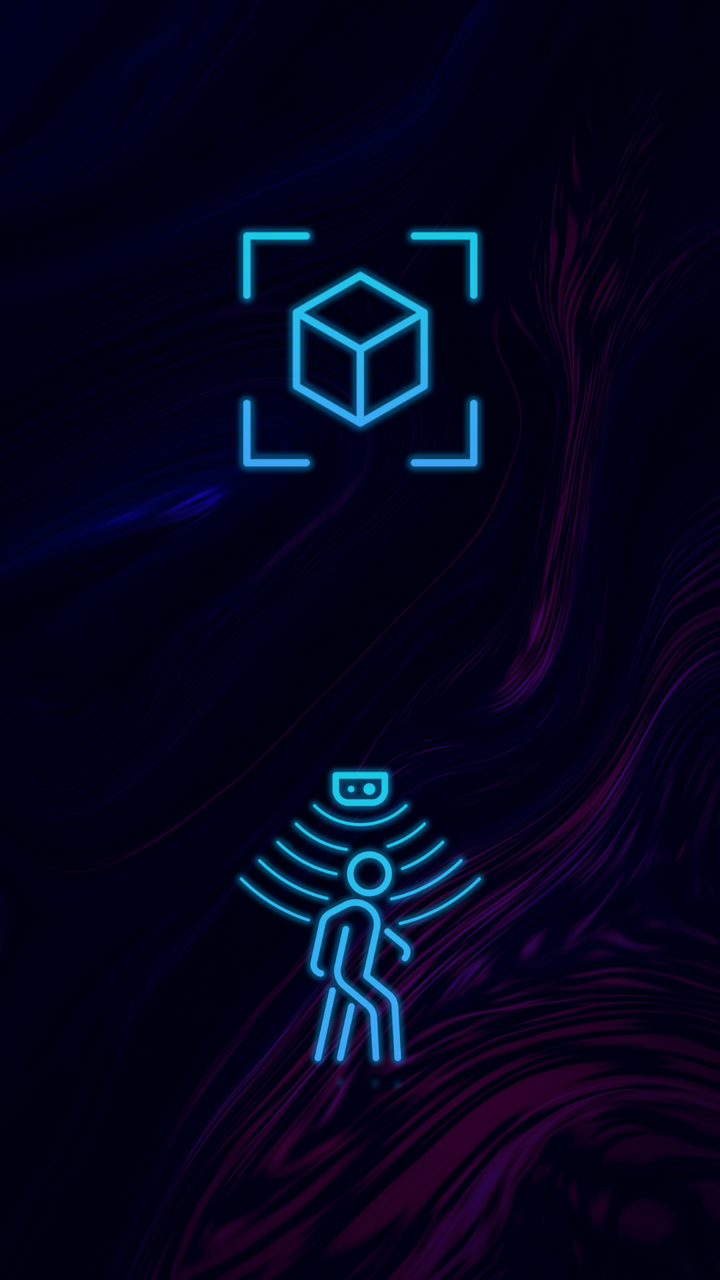
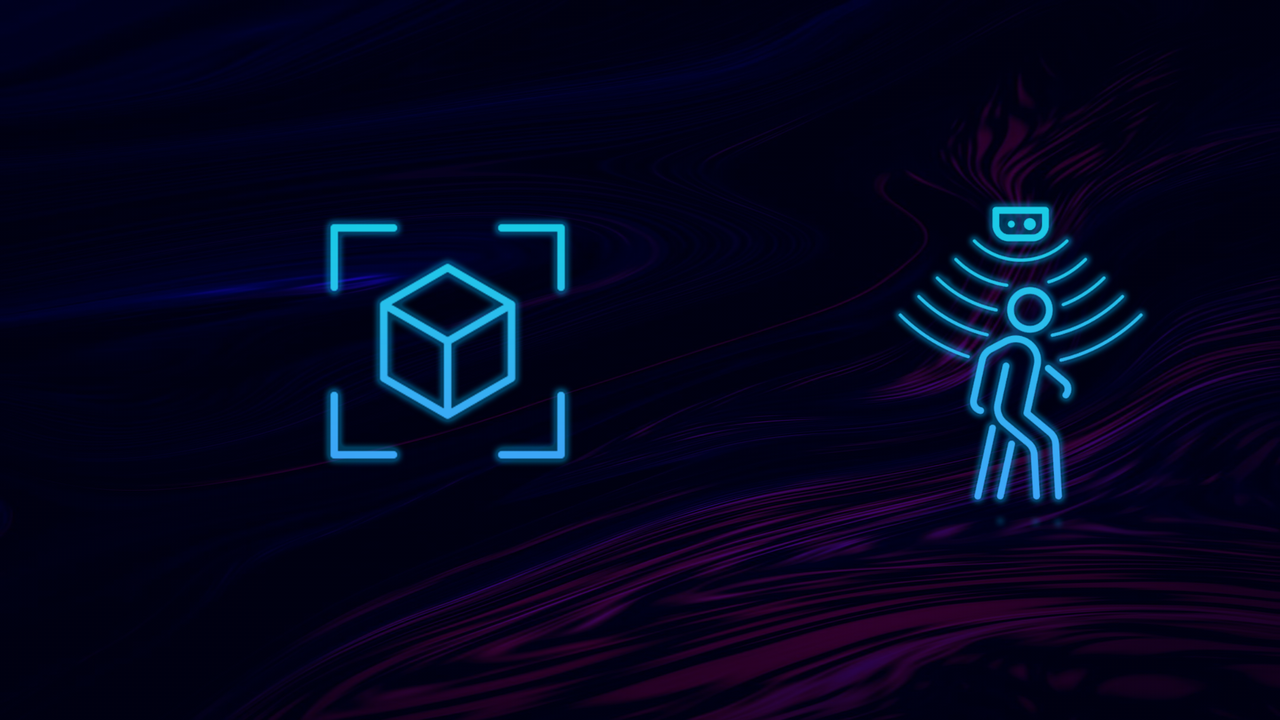

Compare how this app lays out the same screen by default and in its alternative resource folder. The renders come first, then the two layout files and the values they reference.
<!-- AndroidManifest.xml: application theme Theme.VoiceAssistance -->
<!-- res/layout/activity_main.xml -->
<?xml version="1.0" encoding="utf-8"?>
<androidx.constraintlayout.widget.ConstraintLayout xmlns:android="http://schemas.android.com/apk/res/android"
    xmlns:app="http://schemas.android.com/apk/res-auto"
    xmlns:tools="http://schemas.android.com/tools"
    android:layout_width="match_parent"
    android:layout_height="match_parent"
    android:background="@drawable/bg3"
    android:backgroundTint="#3E0ACD"
    android:backgroundTintMode="multiply"

    tools:context=".MainActivity2">

    <ImageButton
        android:id="@+id/button2"
        android:layout_width="269dp"
        android:layout_height="265dp"
        android:background="@android:color/transparent"
        android:contentDescription="@string/button3"
        android:elevation="500dp"
        android:scaleType="fitCenter"
        app:layout_constraintBottom_toBottomOf="parent"
        app:layout_constraintEnd_toEndOf="parent"
        app:layout_constraintStart_toStartOf="parent"
        app:layout_constraintTop_toTopOf="parent"
        app:layout_constraintVertical_bias="0.884"
        app:srcCompat="@drawable/obsdet" />

    <ImageButton
        android:id="@+id/button3"
        android:layout_width="285dp"
        android:layout_height="283dp"
        android:layout_marginBottom="2dp"
        android:background="@android:color/transparent"
        android:contentDescription="@string/button2"
        android:elevation="500dp"
        android:scaleType="centerInside"
        app:layout_constraintBottom_toTopOf="@+id/button2"
        app:layout_constraintEnd_toEndOf="parent"
        app:layout_constraintStart_toStartOf="parent"
        app:layout_constraintTop_toTopOf="parent"
        app:layout_constraintVertical_bias="0.944"
        app:srcCompat="@drawable/obd" />

</androidx.constraintlayout.widget.ConstraintLayout>
<!-- resources referenced by this layout -->
<resources>
  <!-- drawable bg3: jpg bitmap (drawable, 206478 bytes) -->
  <!-- drawable obd: png bitmap (drawable, 78025 bytes) -->
  <!-- drawable obsdet: png bitmap (drawable, 182131 bytes) -->
  <string name="button2">Obstacle Detection\n(say "distance")</string>
  <string name="button3">Object Identification\n(say "object")</string>
  <style name="Theme.VoiceAssistance" parent="Base.Theme.VoiceAssistance" />
  <style name="Base.Theme.VoiceAssistance" parent="Theme.Material3.DayNight.NoActionBar">
          
          
      </style>
</resources>
<!-- res/layout-land/activity_main.xml (the repository's variant of the layout above) -->
<!-- drawn on the phone turned sideways -->
<?xml version="1.0" encoding="utf-8"?>
<androidx.constraintlayout.widget.ConstraintLayout xmlns:android="http://schemas.android.com/apk/res/android"
    xmlns:app="http://schemas.android.com/apk/res-auto"
    xmlns:tools="http://schemas.android.com/tools"
    android:layout_width="match_parent"
    android:layout_height="match_parent"
    android:background="@drawable/bg3"
    android:backgroundTint="#3E0ACD"
    android:backgroundTintMode="multiply"

    tools:context=".MainActivity2">

    <ImageButton
        android:id="@+id/button2"
        android:layout_width="268dp"
        android:layout_height="279dp"
        android:layout_marginStart="10dp"
        android:background="@android:color/transparent"
        android:contentDescription="@string/button3"
        android:elevation="500dp"
        android:scaleType="fitCenter"
        app:layout_constraintBottom_toBottomOf="parent"
        app:layout_constraintEnd_toEndOf="parent"
        app:layout_constraintHorizontal_bias="0.044"
        app:layout_constraintStart_toEndOf="@+id/button3"
        app:layout_constraintTop_toTopOf="parent"
        app:layout_constraintVertical_bias="0.53"
        app:srcCompat="@drawable/obsdet" />

    <ImageButton
        android:id="@+id/button3"
        android:layout_width="285dp"
        android:layout_height="283dp"
        android:background="@android:color/transparent"
        android:contentDescription="@string/button2"
        android:elevation="500dp"
        android:scaleType="centerInside"
        app:layout_constraintBottom_toBottomOf="parent"
        app:layout_constraintEnd_toEndOf="parent"
        app:layout_constraintHorizontal_bias="0.229"
        app:layout_constraintStart_toStartOf="parent"
        app:layout_constraintTop_toTopOf="parent"
        app:layout_constraintVertical_bias="0.518"
        app:srcCompat="@drawable/obd" />

</androidx.constraintlayout.widget.ConstraintLayout>
